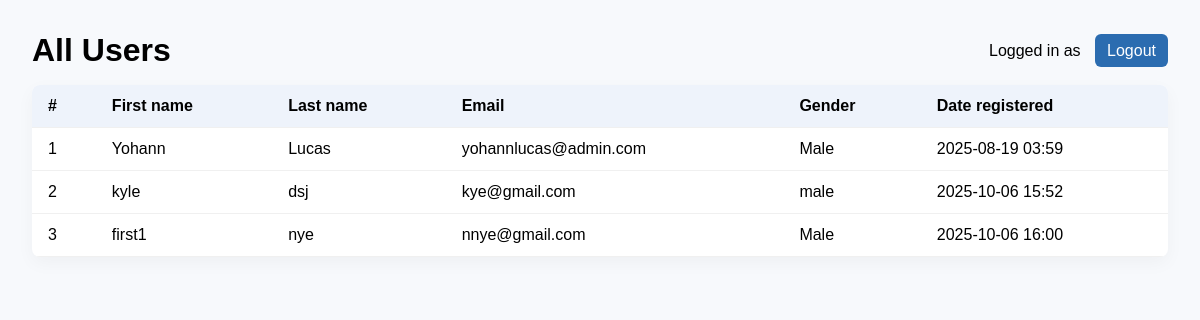
Page /signapp/users/ (signed in) on the earlier database version.
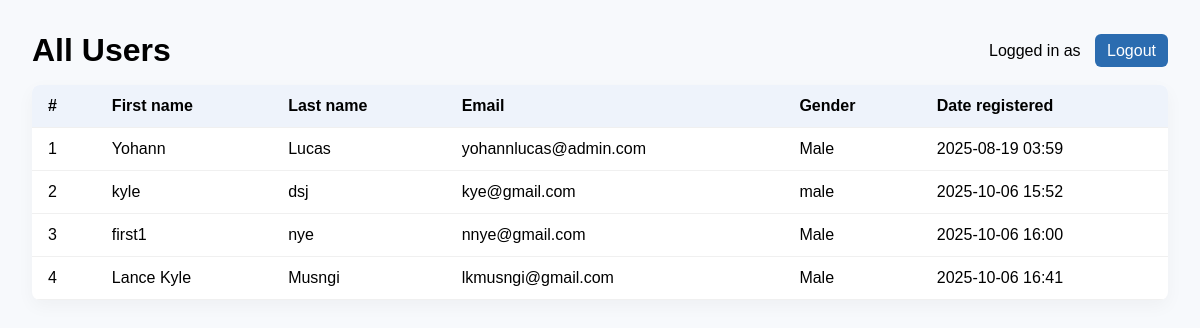
Same page on the later database version.
### signapp/models.py (models this page shows, shortened)
class SignUpRegistration(models.Model):
    first_name = models.CharField(max_length=100)
    last_name = models.CharField(max_length=100)
    email = models.EmailField(unique=True)
    password = models.CharField(max_length=255)
    gender = models.CharField(max_length=12, default="")
    date_registered = models.DateTimeField(auto_now_add=True)

### signapp/views.py (the view)
    def wrapper(request, *args, **kwargs):
        if not request.session.get('user_id'):
            return redirect(f"{reverse('registration:login_html')}?next={request.path}")
        return fn(request, *args, **kwargs)

### signapp/views.py (called while the page is built)
def login_required_view(fn):
    def wrapper(request, *args, **kwargs):
        if not request.session.get('user_id'):
            return redirect(f"{reverse('registration:login_html')}?next={request.path}")
        return fn(request, *args, **kwargs)
    wrapper.__name__ = fn.__name__
    return wrapper

@login_required_view
def users_html(request):
    users = SignUpRegistration.objects.all().order_by('id')
    return render(request, 'registration/user_list.html', {
        'users': users,
        'current_user': request.session.get('user_name')
    })

### signapp/templates/registration/user_list.html (shortened to what this page needs)
<!doctype html>
<html>
<head>
</head>
<body>
  <div class="top">
    <h1 style="margin:0;">All Users</h1>
    <div>
      Logged in as <strong>{{ current_user }}</strong>
      <a href="{% url 'registration:logout_html' %}" class="button" style="margin-left:10px;">Logout</a>
    </div>
  </div>
  <table>
    <thead>
      <tr>
        <th>#</th>
        <th>First name</th>
        <th>Last name</th>
        <th>Email</th>
        <th>Gender</th>
        <th>Date registered</th>
      </tr>
    </thead>
    <tbody>
      {% for u in users %}
      <tr>
        <td>{{ forloop.counter }}</td>
        <td>{{ u.first_name }}</td>
        <td>{{ u.last_name }}</td>
        <td>{{ u.email }}</td>
        <td>{{ u.gender|default:"N/A" }}</td>
        <td>{{ u.date_registered|date:"Y-m-d H:i" }}</td>
      </tr>
      {% empty %}
      <tr><td colspan="6">No users yet.</td></tr>
      {% endfor %}
    </tbody>
  </table>
</body>
</html>

Differences in the rows shown:
added SignUpRegistration: first_name "Lance Kyle", last_name "Musngi", email "lkmusngi@gmail.com", gender "Male", date_registered "2025-10-06 16:41"
